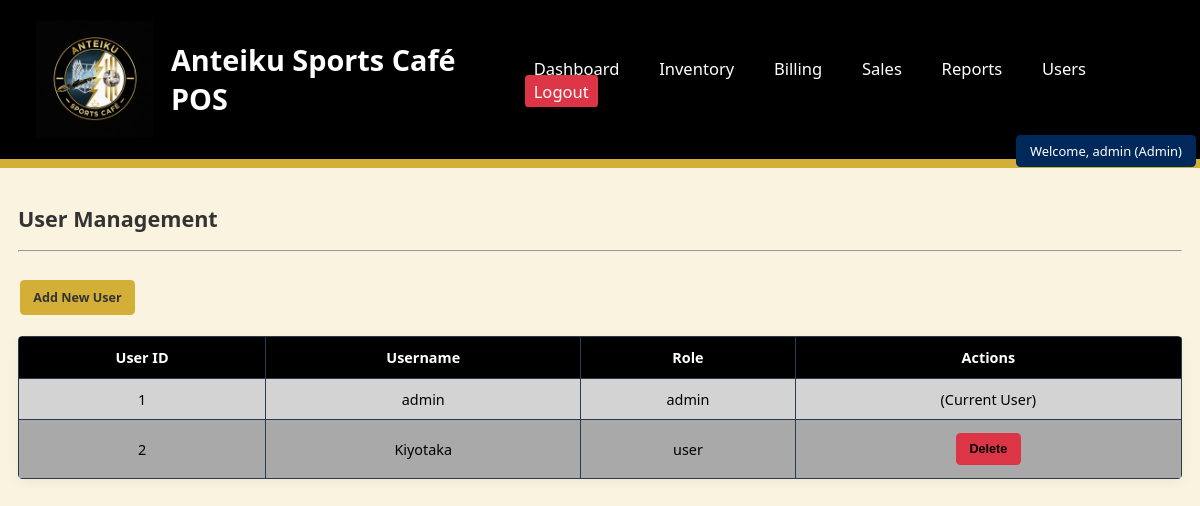
The page /view_users (signed in) on the database its author committed.
### tables this page shows
CREATE TABLE users (
        id INTEGER PRIMARY KEY AUTOINCREMENT,
        username TEXT NOT NULL UNIQUE,
        password TEXT NOT NULL,
        role TEXT DEFAULT 'user'
    );

### app.py (the view)
@app.route('/view_users')
@admin_required
def view_users():
    cursor = get_db().cursor()
    cursor.execute("SELECT id, username, role FROM users")
    users = cursor.fetchall()
    return render_template('view_users.html', users=users)

### app.py (called while the page is built)
def get_db():
    if 'db' not in g:
        g.db = sqlite3.connect(DB_NAME)
        g.db.row_factory = sqlite3.Row
    return g.db

def admin_required(f):
    @wraps(f)
    def decorated_function(*args, **kwargs):
        if 'role' not in session or session['role'] != 'admin':
            flash('Access denied: You must be an admin to view this page.', 'danger')
            return redirect(url_for('dashboard'))
        return f(*args, **kwargs)
    return decorated_function

### templates/view_users.html (shortened to what this page needs)
{% extends "layout.html" %}
{% block content %}
<div class="view-container">
    <div class="view-header-stacked">
        <h2 class="section-title">User Management</h2>
        <hr><br>
        <a href="{{ url_for('add_user') }}" class="action-button">Add New User</a>
        <br>
    </div>
<br>
    <div class="sales-table-wrapper" style="max-height: 400px;">
        <table>
            <thead>
                <tr>
                    <th>User ID</th>
                    <th>Username</th>
                    <th>Role</th>
                    <th>Actions</th>
                </tr>
            </thead>
            <tbody>
                {% for user in users %}
                <tr>
                    <td>{{ user[0] }}</td>
                    <td>{{ user[1] }}</td>
                    <td>{{ user[2] }}</td>
                    <td>
                        {% if user[1] != session['username'] %}
                        <form method="POST" action="{{ url_for('delete_user', user_id=user[0]) }}" onsubmit="return confirm('Are you sure you want to delete this user?');" style="display:inline;">
                            <button type="submit" class="action-button delete">Delete</button>
                        </form>
                        {% else %}
                        <span class="disabled-text">(Current User)</span>
                        {% endif %}
                    </td>
                </tr>
                {% else %}
                <tr>
                    <td colspan="4" style="text-align:center;">No other users found.</td>
                </tr>
                {% endfor %}
            </tbody>
        </table>
    </div>
</div>
{% endblock %}

### static/css/style.css (style rules this page uses)
:root { --bg-color: #FAF3E0; --nav-bg: #000000; --text-color:#333333; --nav-hover: #D4AF37; --input-bg: #FFFFFF; --input-border: #dddddd; --flash-success: #81C784; --flash-danger: #E57373; --flash-info: #64B5F6; --flash-warning: #FFD54F; }
body { margin: 0; font-family: 'Segoe UI', sans-serif; background-color: var(--bg-color); color: var(--text-color); }
body:not(.login-page) { zoom: 90%; }
.add-product-form-container, .billing-column-right, .sales-table-wrapper, .summary-container { background-color: var(--input-bg); border: none; box-shadow: 0 4px 15px rgba(0,0,0,0.05); }
table { width: 100%; border-collapse: collapse; background-color: var(--brand-white); border: 1px solid var(--brand-black); }
th, td { border: 1px solid #2A3B4C; padding: 12px; text-align: center; color: var(--brand-black); }
th { background-color: #000000; color:#FFFFFF; ; font-weight: 600; }
tbody tr:nth-child(even) { background-color: #A9A9A9; color:#000000; ; }
tbody tr:nth-child(odd) { background-color: #D3D3D3; color:#000000; ; }
.sales-table-wrapper { max-height: 300px; overflow-y: auto; border: none; border-radius: 5px; }
button, .action-button, .btn-green { display: inline-block; padding: 10px 15px; margin: 2px; font-size: 14px; font-weight: 600; text-decoration: none; border: none; border-radius: 5px; cursor: pointer; transition: opacity 0.2s; text-align: center; }
button, .action-button, .btn-green, #add-to-cart-btn, .checkout-button { background-color: var(--nav-hover); color: var(--brand-black); }
.action-button.delete, .logout-btn { background-color: #dc3545; color: var(--brand-white); }

### rows shown on the page
users: id "1", username "admin", role "admin", shows "(Current User)"
users: id "2", username "Kiyotaka", role "user"

### other values the page prints
{{ session.username }} "admin"
{{ session.role|capitalize }} "Admin"
